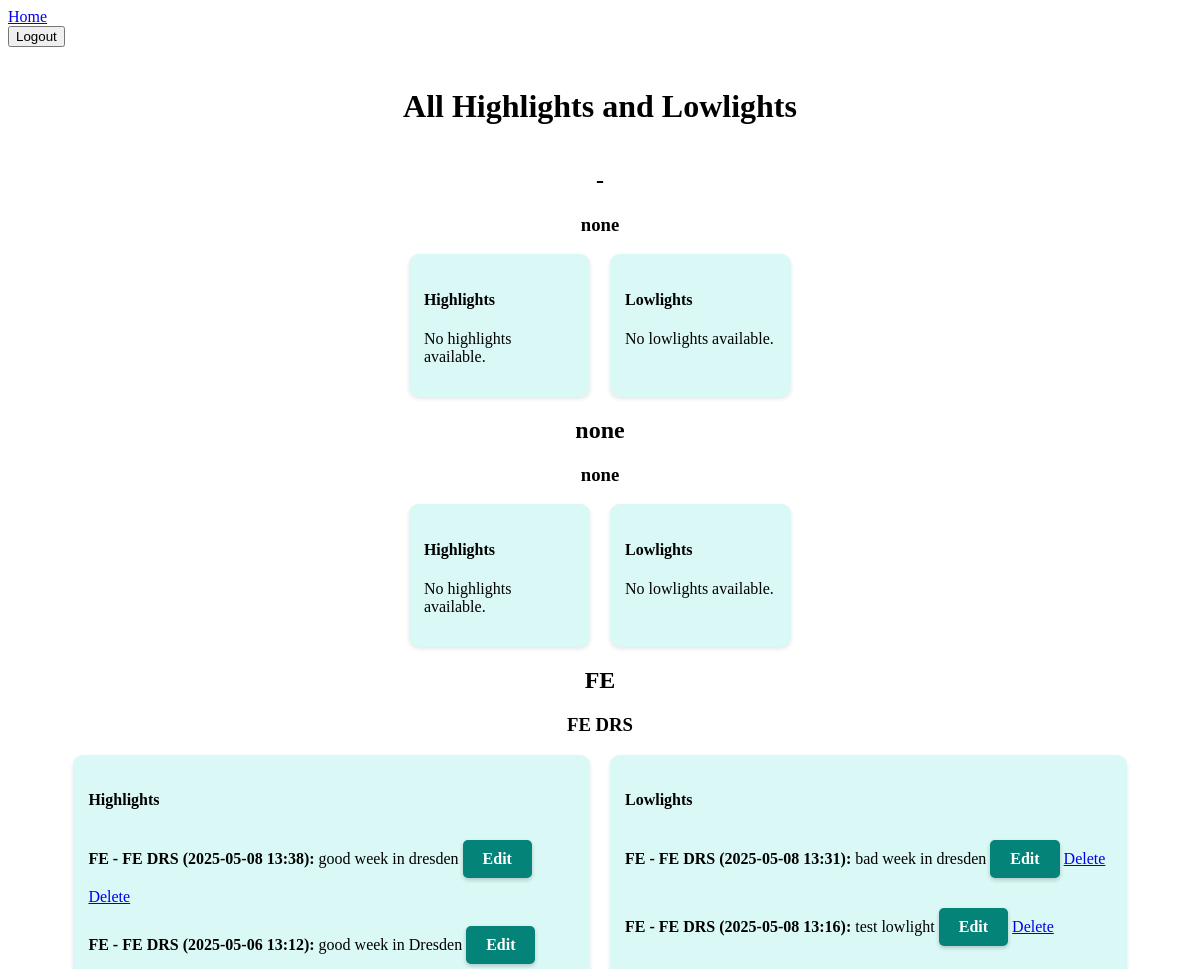
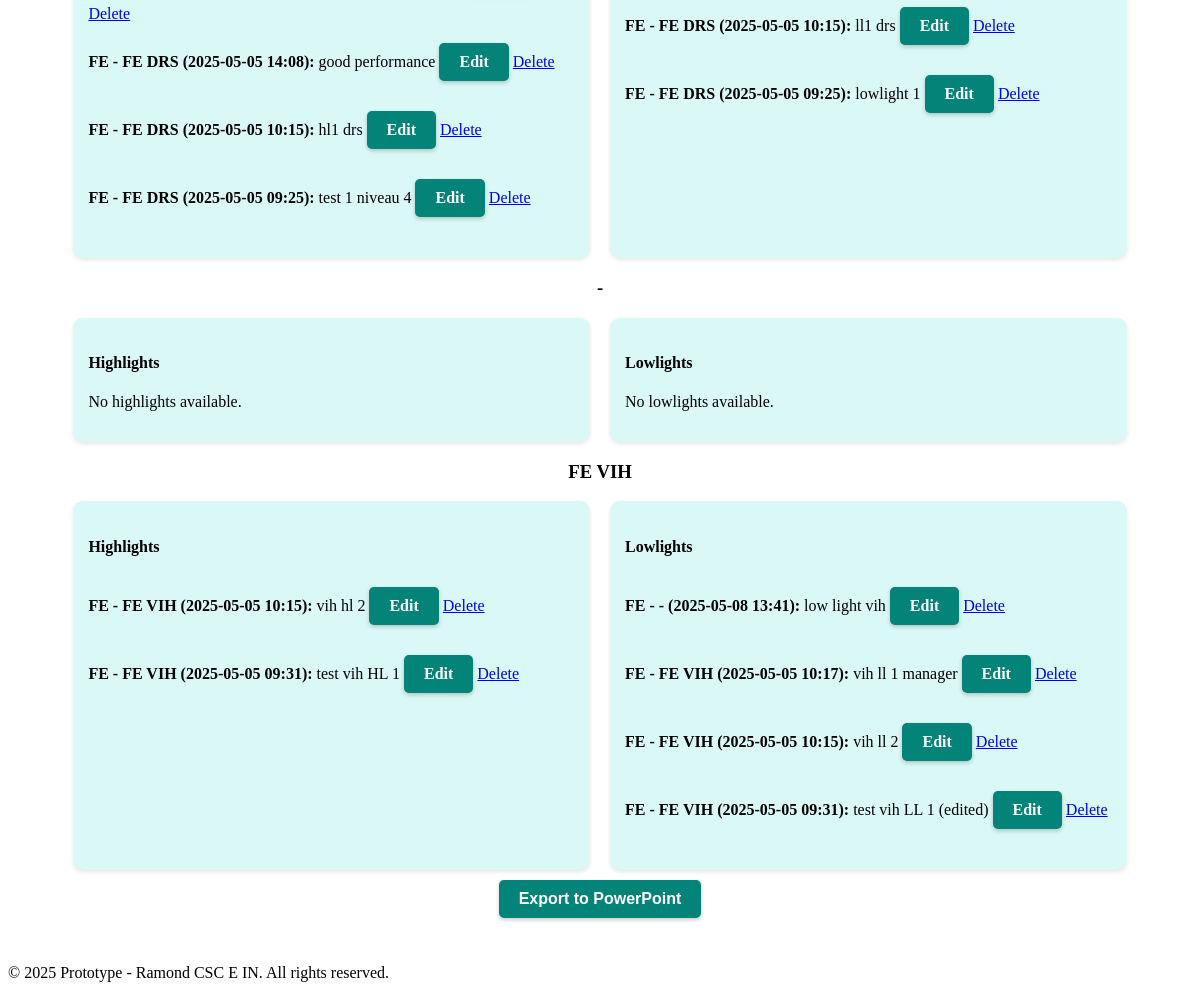
The app's page /level-1/ (signed in) with its own data (2 pictures, top to bottom).
### main/models.py (models this page shows, shortened)
class Level4Text(models.Model):
    CATEGORY_CHOICES = [
        ('highlight', 'Highlight'),
        ('lowlight', 'Lowlight'),
    ]
    user = models.ForeignKey(User, on_delete=models.CASCADE)  # Track the user who created the text
    sub_div = models.CharField(max_length=10, default="none")  # Subdivision
    category = models.CharField(max_length=10, choices=CATEGORY_CHOICES, default="Highlight")  # Highlight or Lowlight
    text = models.TextField()  # Field to store the submitted text
    created_at = models.DateTimeField(auto_now_add=True)  # Timestamp for when the text was created

class Profile(models.Model):
    user = models.OneToOneField(User, on_delete=models.CASCADE)
    manager = models.ForeignKey('self', null=True, blank=True, on_delete=models.SET_NULL, related_name='subordinates')
    div = models.CharField(choices=[
        ('BE', 'Backend'),
        ('CSC', 'Corporate Supply Chain'),
        ('EWM', 'Enhanced Warehouse Management'),
        ('FE', 'Frontend'),
        ('PROC', 'Procurement'),
        ('QM', 'Quality Management'),
        ('ATV', 'Automotive'),
        ('CSS', 'Connected Secure Systems'),
        ('GIP', 'Green Industrial Power'),
        ('PSS', 'Power & Sensor Systems'),
        ('-', '-'),
    ], max_length=10, default='none')
    sub_div = models.CharField(choices=[
        ('FE VIH', 'Villach'),
        ('FE DRS', 'Dresden'),
        ('FE RBG', 'Regensburg'),
        ('FE KLM', 'Kulim'),
        ('FE QM', 'Quality Management'),
        ('FE T', 'T'),
        ('QM DI', 'DI'),
        ('QM PMT', 'PMT'),
        ('QM S', 'S'),
        ('QM SW', 'SW'),
        ('QM BE', 'Backend'),
        ('QM FE', 'Frontend'),
        ('QM GIP', 'Green Industrial Power'),
        ('QM JP', 'JP'),
        ('QM GC', 'GC'),
        ('QM AP', 'AP'),
        ('-', '-'),
    ], max_length=10, default='none')
    level = models.IntegerField(choices=[
        (1, 'Level 1 (Admin)'),
        (2, 'Level 2 (DIV Manager)'),
        (3, 'Level 3 (SUB DIV Manager)'),
        (4, 'Level 4 (Writer)'),
    ], default=4)  # Default level is 4 (Writer)

### main/views.py (the view)
# urls.py: path('level-1/', views.level_1_page, name='level_1_page'),
@login_required
def level_1_page(request):
    if request.user.profile.level != 1:
        return HttpResponseForbidden("You do not have permission to access this page.")
    divisions = Profile.objects.values_list('div', flat=True).distinct()
    grouped_data = {}
    for div in divisions:
        subdivisions = Profile.objects.filter(div=div).values_list('sub_div', flat=True).distinct()
        grouped_data[div] = {}
        for sub_div in subdivisions:
            highlights = Level4Text.objects.filter(sub_div=sub_div, category='highlight').order_by('-created_at')
            lowlights = Level4Text.objects.filter(sub_div=sub_div, category='lowlight').order_by('-created_at')
            grouped_data[div][sub_div] = {
                'highlights': highlights,
                'lowlights': lowlights,
            }
    return render(request, 'level_1_page.html', {
        'grouped_data': grouped_data,
    })

### main/templates/level_1_page.html (shortened to what this page needs)
{% extends 'base.html' %}
{% block content %}
<div class="main-container">
    <h1>All Highlights and Lowlights</h1>
    {% for div, subdivisions in grouped_data.items %}
        <div class="division-box">
            <h2>{{ div }}</h2>
            {% for sub_div, data in subdivisions.items %}
                <h3>{{ sub_div }}</h3>
                <div class="submitted-texts">
                    <div class="submitted-column">
                        <h4>Highlights</h4>
                        <ul>
                            {% for text in data.highlights %}
                                <li>
                                    <strong>{{ text.user.profile.div }} - {{ text.user.profile.sub_div }} ({{ text.created_at|date:"Y-m-d H:i" }}):</strong> {{ text.text }}
                                    <a href="{% url 'edit_text' text.id %}" class="button">Edit</a>
                                    <a href="{% url 'delete_text' text.id %}" onclick="return confirm('Are you sure you want to delete this text?');">Delete</a>
                                </li>
                            {% empty %}
                                <p>No highlights available.</p>
                            {% endfor %}
                        </ul>
                    </div>
                    <div class="submitted-column">
                        <h4>Lowlights</h4>
                        <ul>
                            {% for text in data.lowlights %}
                                <li>
                                    <strong>{{ text.user.profile.div }} - {{ text.user.profile.sub_div }} ({{ text.created_at|date:"Y-m-d H:i" }}):</strong> {{ text.text }}
                                    <a href="{% url 'edit_text' text.id %}" class="button">Edit</a>
                                    <a href="{% url 'delete_text' text.id %}" onclick="return confirm('Are you sure you want to delete this text?');">Delete</a>
                                </li>
                            {% empty %}
                                <p>No lowlights available.</p>
                            {% endfor %}
                        </ul>
                    </div>
                </div>
            {% endfor %}
        </div>
    {% endfor %}
    <form method="GET" action="{% url 'generate_ppt' %}">
        <button type="submit" class="button">Export to PowerPoint</button>
    </form>
</div>
{% endblock %}

### main/templates/base.html (shortened to what this page needs)
<!DOCTYPE html>
<html lang="en">
<head>
    {% load static %}
    <link rel="stylesheet" type="text/css" href="{% static 'main/styles.css' %}">
</head>
<body>
    <nav class="navbar">
        <div class="container">
            <a href="{% url 'main' %}" class="logo">Home</a>
            <div class="nav-links">
                {% if user.is_authenticated %}
                    <form method="post" action="{% url 'logout' %}" style="display: inline;">
                        <button type="submit" class="logout-btn">Logout</button>
                    </form>
                {% else %}
                    <a href="{% url 'login' %}" class="nav-link">Login</a>
                {% endif %}
            </div>
        </div>
    </nav>
    <main class="content">
        {% block content %}
        {% endblock %}
    </main>
    <footer class="footer">
        <p>&copy; 2025 Prototype - Ramond CSC E IN. All rights reserved.</p>
    </footer>
</body>
</html>

### main/static/main/styles.css (style rules this page uses)
.main-container { display: flex; flex-direction: column; align-items: center; justify-content: center; text-align: center; padding: 20px; }
.submitted-texts { display: flex; gap: 20px; justify-content: space-between; width: 100%; max-width: 2000px; text-align: left; }
.submitted-column { flex: 1; background-color: #daf8f5; padding: 15px; border-radius: 10px; box-shadow: 0 2px 4px rgba(0, 0, 0, 0.1); }
.submitted-column ul { list-style-type: none; padding: 0; }
.submitted-column li { margin-bottom: 10px; }
.button { display: inline-block; background-color: #048378; color: white; text-decoration: none; padding: 10px 20px; margin: 10px 0; border-radius: 5px; font-size: 16px; font-weight: bold; box-shadow: 0 2px 4px rgba(0, 0, 0, 0.2); transition: background-color 0.3s ease, transform 0.2s ease; border: none; cursor: pointer; }

### records on screen
Level4Text: user.profile.div "FE", user.profile.sub_div "FE DRS", created_at "2025-05-08 13:38", text "good week in dresden"
Level4Text: user.profile.div "FE", user.profile.sub_div "FE DRS", created_at "2025-05-06 13:12", text "good week in Dresden"
Level4Text: user.profile.div "FE", user.profile.sub_div "FE DRS", created_at "2025-05-05 14:08", text "good performance"
Level4Text: user.profile.div "FE", user.profile.sub_div "FE DRS", created_at "2025-05-05 10:15", text "hl1 drs"
Level4Text: user.profile.div "FE", user.profile.sub_div "FE DRS", created_at "2025-05-05 09:25", text "test 1 niveau 4"
Level4Text: user.profile.div "FE", user.profile.sub_div "FE DRS", created_at "2025-05-08 13:31", text "bad week in dresden"
Level4Text: user.profile.div "FE", user.profile.sub_div "FE DRS", created_at "2025-05-08 13:16", text "test lowlight"
Level4Text: user.profile.div "FE", user.profile.sub_div "FE DRS", created_at "2025-05-05 10:15", text "ll1 drs"
Level4Text: user.profile.div "FE", user.profile.sub_div "FE DRS", created_at "2025-05-05 09:25", text "lowlight 1"
Level4Text: user.profile.div "FE", user.profile.sub_div "FE VIH", created_at "2025-05-05 10:15", text "vih hl 2"
Level4Text: user.profile.div "FE", user.profile.sub_div "FE VIH", created_at "2025-05-05 09:31", text "test vih HL 1"
Level4Text: user.profile.div "FE", user.profile.sub_div "-", created_at "2025-05-08 13:41", text "low light vih"
Level4Text: user.profile.div "FE", user.profile.sub_div "FE VIH", created_at "2025-05-05 10:17", text "vih ll 1 manager"
Level4Text: user.profile.div "FE", user.profile.sub_div "FE VIH", created_at "2025-05-05 10:15", text "vih ll 2"
Level4Text: user.profile.div "FE", user.profile.sub_div "FE VIH", created_at "2025-05-05 09:31", text "test vih LL 1 (edited)"

### other values on screen
{{ div }} "-" "none" "FE"
{{ sub_div }} "none" "none" "FE DRS" "-" "FE VIH"
